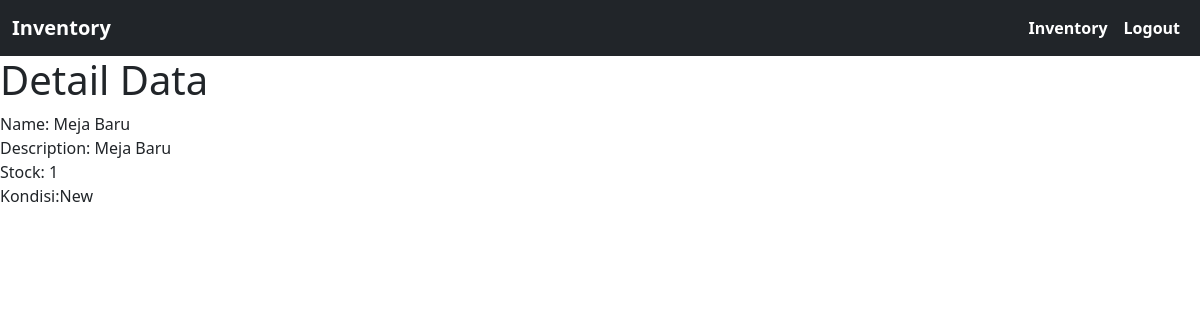
The app's page /detail.php?id=7 with its own data.
### tables this page shows
CREATE TABLE `items` (
  `id` int(25) NOT NULL,
  `name` varchar(100) NOT NULL,
  `description` varchar(100) NOT NULL,
  `stock` int(25) NOT NULL,
  `kondisi` varchar(100) NOT NULL
);

### detail.php (the view, shortened to what this page needs)
<?php
$id = $_GET['id'];
require 'koneksi.php';
$query = "SELECT * FROM items WHERE id = $id";
$results = mysqli_query($con, $query);
$show = mysqli_fetch_assoc($results);
?>
<!doctype html>
<html lang="en">
  <head>
    <link href="https://cdn.jsdelivr.net/npm/bootstrap@5.3.3/dist/css/bootstrap.min.css" rel="stylesheet">
  </head>
  <body>
    <nav class="navbar navbar-expand-lg bg-dark">
  <div class="container-fluid">
    <a class="navbar-brand text-white fw-bold" href="#">Inventory</a>
    <div class="collapse navbar-collapse" id="navbarNav">
      <ul class="navbar-nav ms-auto">
        <li class="nav-item">
          <a class="nav-link text-white fw-bold" aria-current="page" href="dashboard.php">Inventory</a>
        </li>
        <li class="nav-item">
          <a class="nav-link text-white fw-bold" href="logout.php">Logout</a>
        </li>
      </ul>
    </div>
  </div>
</nav>
    <h1>Detail Data</h1>
    <div>Name: <?=$show["name"]?></div>
    <div>Description: <?=$show["description"]?></div>
    <div>Stock: <?=$show["stock"]?></div>
    <div>Kondisi:<?=$show ["kondisi"]?></div>
  </body>
</html>

### records on screen
items: name "Meja Baru", description "Meja Baru", stock "1", kondisi "New"
